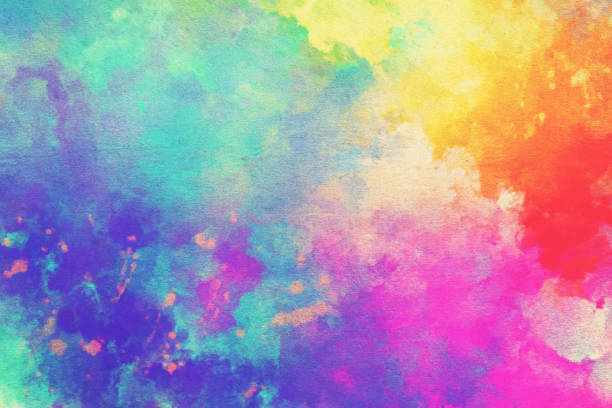
#> input picture HW3/Transmitter/background.jpg, 612 x 408 px
$ python transmit.py
#> lines starting #> are read from the running program, lines starting #| are printed output that depends on the picture
import cv2
import numpy as np

img = cv2.imread("background.jpg")
#> img is the input picture: shape (408, 612, 3); mean B, G, R 170.7, 148.7, 169.9
img = img/255
height, width = img.shape[0], img.shape[1]
#> height = 408; width = 612
size = (width, height)
#> size = (612, 408)

out = cv2.VideoWriter('project.mp4',cv2.VideoWriter_fourcc(*'mp4v'), (int) (1*60), size)


dalpha = 0.5
alpha = 1- dalpha

img = alpha * img
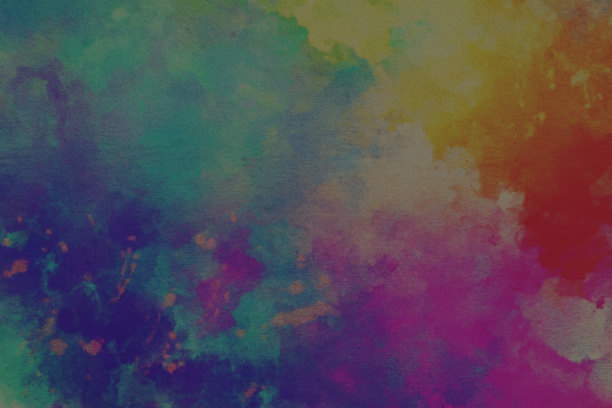
#> img: shape (408, 612, 3) float64; mean B, G, R 0.335, 0.292, 0.333
pattern1 = [1/alpha, 1]*3
pattern0 = [1, 1/alpha, 1]*2
frames = [img]*6
#> frames = 6 items
frames0=[img]*6
#> frames0 = 6 items
frames1 = [img]*6
#> frames1 = 6 items

for i in range(6):
    frames0[i] = pattern0[i] * img.copy()
    frames1[i] = pattern1[i] * img.copy()


def write(framesOut = frames, vid=out):
    for frame in framesOut:
        vid.write((frame*255).astype(np.uint8))
        # vid.write(img1)

combined0 = [img.copy()]*6 + frames0 + [img.copy()]*6
#> combined0 = 18 items
combined1 = [img.copy()]*6 + frames1 + [img.copy()]*6
#> combined1 = 18 items
write(combined0*10*3)
# write(frames0*10*15*1)
# write(frames1*10*5*1)
out.release()
